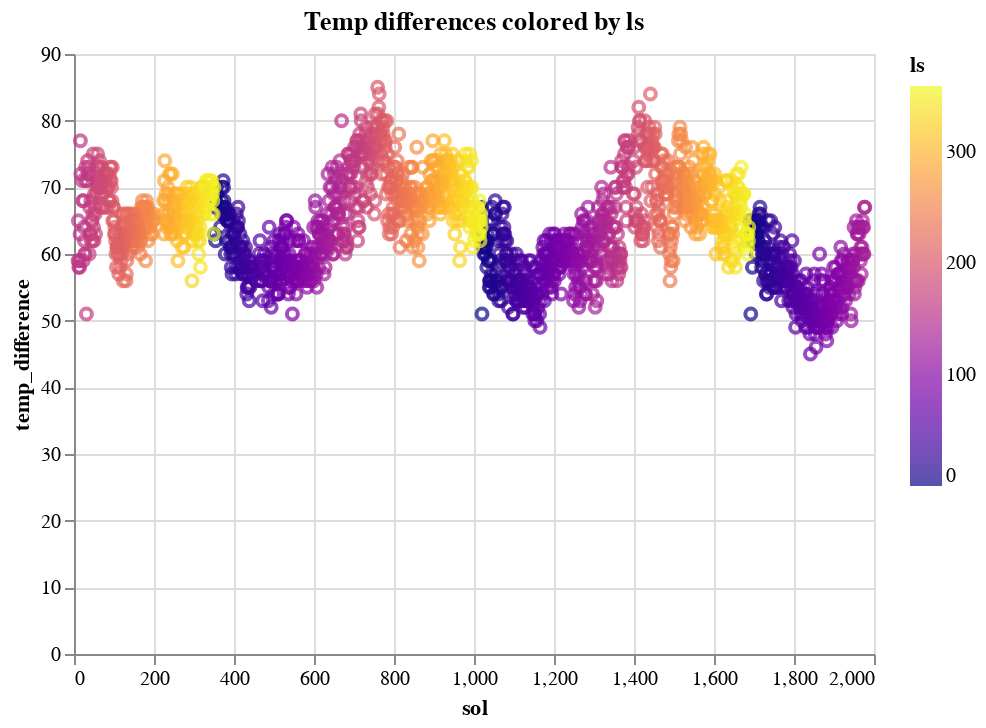

Notebook code for this chart:
### Code cell
alt.Chart(mars, title='Temp differences colored by ls').mark_point(color='red').encode(
    x='sol',
    y='temp_difference',
    color=alt.Color('ls', scale=alt.Scale(scheme='plasma')),
    tooltip=list(mars.columns),
)

### Figure 1 — Vega-Lite specification as saved in the notebook (floating-point values rounded to 4 significant figures; data arrays with more than 128 entries replaced by an {"elided": "..."} marker saying what was removed)
{"config": {"view": {"continuousWidth": 400, "continuousHeight": 300}}, "data": {"name": "data-6696c97f07eef94dba97d31523613e8e"}, "mark": {"type": "point", "color": "red"}, "encoding": {"color": {"type": "quantitative", "field": "ls", "scale": {"scheme": "plasma"}}, "tooltip": [{"type": "quantitative", "field": "sol"}, {"type": "quantitative", "field": "ls"}, {"type": "quantitative", "field": "min_temp"}, {"type": "quantitative", "field": "max_temp"}, {"type": "quantitative", "field": "pressure"}, {"type": "quantitative", "field": "temp_difference"}], "x": {"type": "quantitative", "field": "sol"}, "y": {"type": "quantitative", "field": "temp_difference"}}, "title": "Temp differences colored by ls", "$schema": "https://vega.github.io/schema/vega-lite/v4.8.1.json", "datasets": {"data-6696c97f07eef94dba97d31523613e8e": {"elided": "1894 records"}}}
